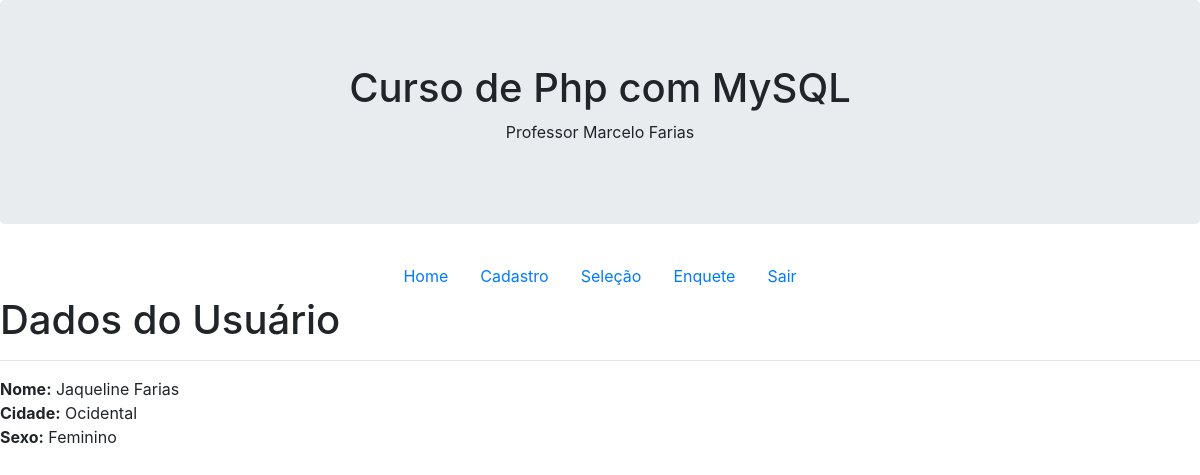
Page /visualizar.php?id=44 on the committed database.
### tables this page shows
CREATE TABLE `cadastro` (
  `Id` int(11) NOT NULL,
  `Nome` varchar(90) NOT NULL,
  `Sexo` varchar(30) NOT NULL,
  `Cidade` varchar(50) NOT NULL
);

### Class/ClassConexao.php (called while the page is built)
<?php
abstract class ClassConexao{
    protected function conectaDB()
    {
        try{
            $Con=new PDO("mysql:host=localhost;dbname=crud","root","senac");
            return $Con;
        }catch (PDOException $Erro){
            return $Erro->getMessage();
        }
    }
}

### Class/ClassCrud.php (called while the page is built, shortened)
<?php
include __DIR__ . '/ClassConexao.php';
class ClassCrud extends ClassConexao {
    private $Crud;
    private $Contador;
    private function preparedStatements($Query, $Parametros) {
        $this->Crud = $this->conectaDB()->prepare($Query);
        if ($this->Contador > 0) {
            for ($i = 1; $i <= $this->Contador; $i++) {
                $this->Crud->bindValue($i, $Parametros[$i - 1]);
            }
        }
        $this->Crud->execute();
    }
    private function countParametros($Parametros) {
        $this->Contador = count($Parametros);
    }
    public function selectDB($Campos, $Tabela, $Condicao, $Parametros) {
        $this->preparedStatements("select {$Campos} from {$Tabela} {$Condicao}", $Parametros);
        return $this->Crud;
    }
}

### visualizar.php (the view)
<?php
include("Includes/Header.php");
include("Class/ClassCrud.php");
?>
<div class="Content">
    <?php
    $Crud = new ClassCrud();
    $IdUser = filter_input(INPUT_GET, 'id', FILTER_SANITIZE_SPECIAL_CHARS);
    $BFetch = $Crud->selectDB("*", "cadastro", "where Id=?", array($IdUser));
    $Fetch = $BFetch->fetch(PDO::FETCH_ASSOC);
    ?>
    <h1>Dados do Usuário</h1>
    <hr>
    <strong>Nome:</strong> <?php echo $Fetch['Nome']; ?><br>
    <strong>Cidade:</strong> <?php echo $Fetch['Cidade']; ?><br>
    <strong>Sexo:</strong> <?php echo $Fetch['Sexo']; ?><br>
</div>
<?php include("Includes/Footer.php"); ?>

### rows in the picture
cadastro: Nome "Jaqueline Farias", Cidade "Ocidental", Sexo "Feminino"
